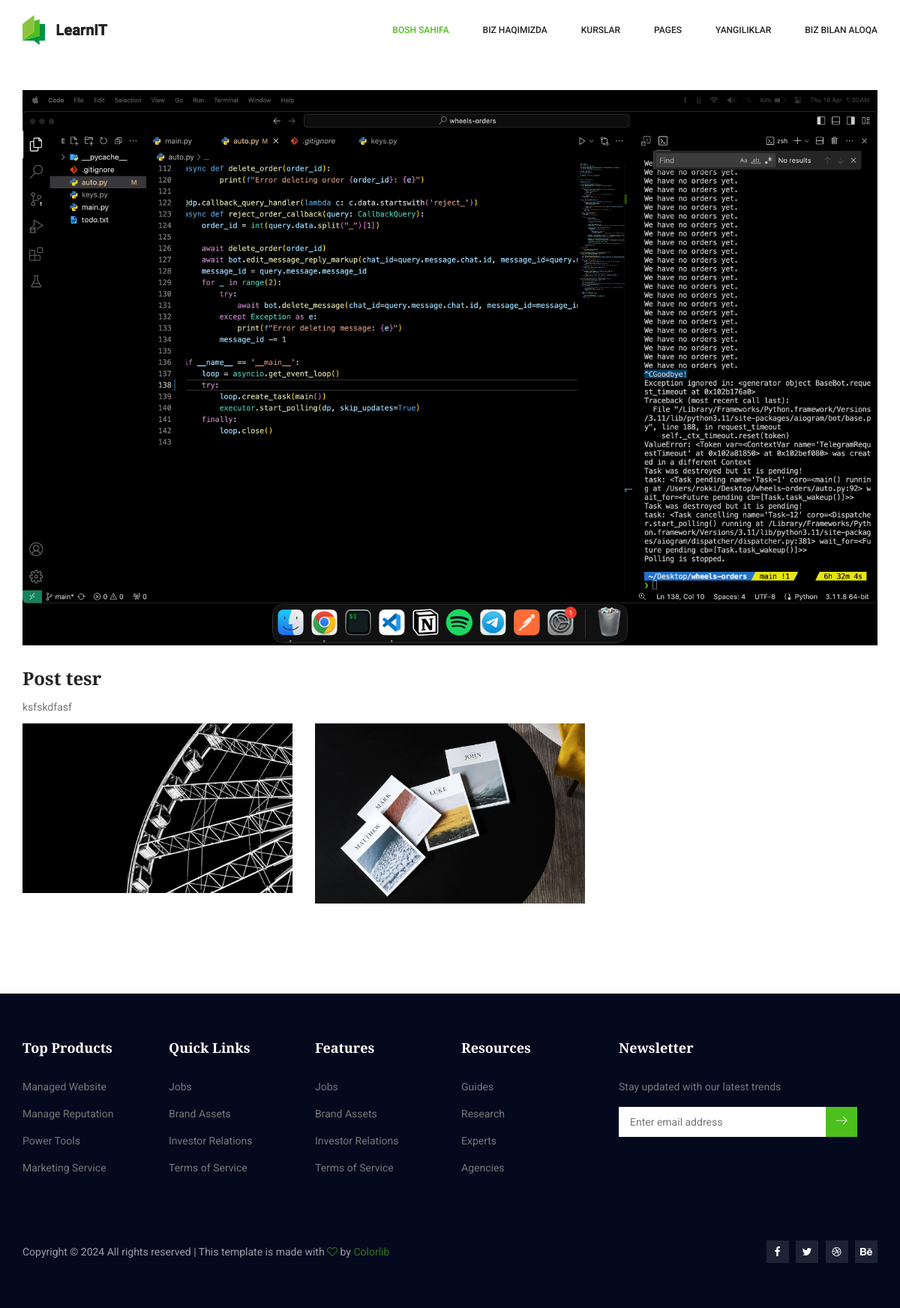
Screenshot of /post/2 with the database file from the repository.
### api/models.py (models this page shows, shortened)
class Post(m.Model):
    title = m.CharField(max_length=255)
    info = m.TextField()
    date = m.DateField(auto_now_add=True)
    thumb = m.ImageField(upload_to='thumbs/')

class PostImages(m.Model):
    post = m.ForeignKey(Post, on_delete=m.CASCADE)
    image = m.ImageField(upload_to="post/")

### api/views.py (the view)
def post_detail(request, post_id):
    post = get_object_or_404(Post, pk=post_id)
    post_images = post.postimages_set.all()  # Fetch all related images
    context = {
        'post': post,
        'post_images': post_images,
    }
    return render(request, 'post_detail.html', context)

### template/post_detail.html (shortened to what this page needs)
{% extends 'base.html' %}
{% load static %}
{% block content %}
<section class="blog_area single-post-area p_120">
    <div class="container">
        <div class="single-post row">
            <div class="col-lg-12">
                <div class="feature-img">
                    <img class="img-fluid" src="{{ post.thumb.url }}" alt="">
                </div>
            </div>
            <div class="col-lg-9 col-md-9 blog_details">
                <h2>{{ post.title }}</h2>
                <p class="excert">{{ post.info }}</p>
            </div>
        </div>
        <div class="row">
            {% for image in post_images %}
                <div class="col-lg-4 col-md-6">
                    <div class="additional-img">
                        <img class="img-fluid" src="{{ image.image.url }}" alt="">
                    </div>
                </div>
            {% endfor %}
        </div>
    </div>
</section>
{% endblock content %}

### rows the page displays
Post: thumb (picture), title "Post tesr", info "ksfskdfasf"
PostImages: image (picture)
PostImages: image (picture)
